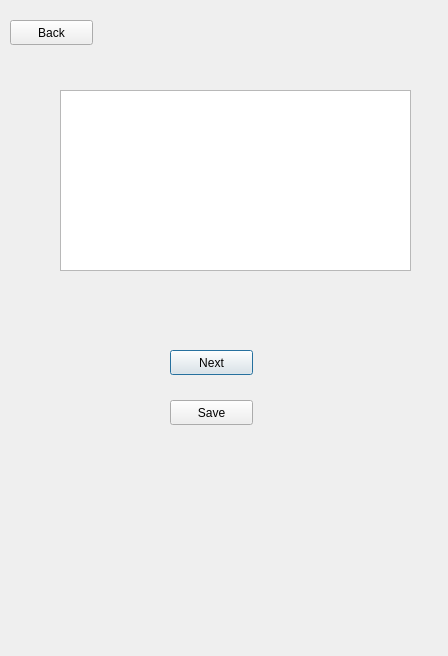
<?xml version="1.0" encoding="UTF-8"?>
<ui version="4.0">
 <class>MeasuringPage</class>
 <widget class="QDialog" name="MeasuringPage">
  <property name="geometry">
   <rect>
    <x>0</x>
    <y>0</y>
    <width>448</width>
    <height>656</height>
   </rect>
  </property>
  <property name="windowTitle">
   <string>Dialog</string>
  </property>
  <widget class="QTextBrowser" name="textBrowser">
   <property name="geometry">
    <rect>
     <x>60</x>
     <y>90</y>
     <width>351</width>
     <height>181</height>
    </rect>
   </property>
  </widget>
  <widget class="QPushButton" name="NextButton">
   <property name="geometry">
    <rect>
     <x>170</x>
     <y>350</y>
     <width>83</width>
     <height>25</height>
    </rect>
   </property>
   <property name="text">
    <string>Next</string>
   </property>
  </widget>
  <widget class="QPushButton" name="backButton">
   <property name="geometry">
    <rect>
     <x>10</x>
     <y>20</y>
     <width>83</width>
     <height>25</height>
    </rect>
   </property>
   <property name="text">
    <string>Back</string>
   </property>
  </widget>
  <widget class="QPushButton" name="saveButton">
   <property name="geometry">
    <rect>
     <x>170</x>
     <y>400</y>
     <width>83</width>
     <height>25</height>
    </rect>
   </property>
   <property name="text">
    <string>Save</string>
   </property>
  </widget>
 </widget>
 <resources/>
 <connections/>
</ui>
